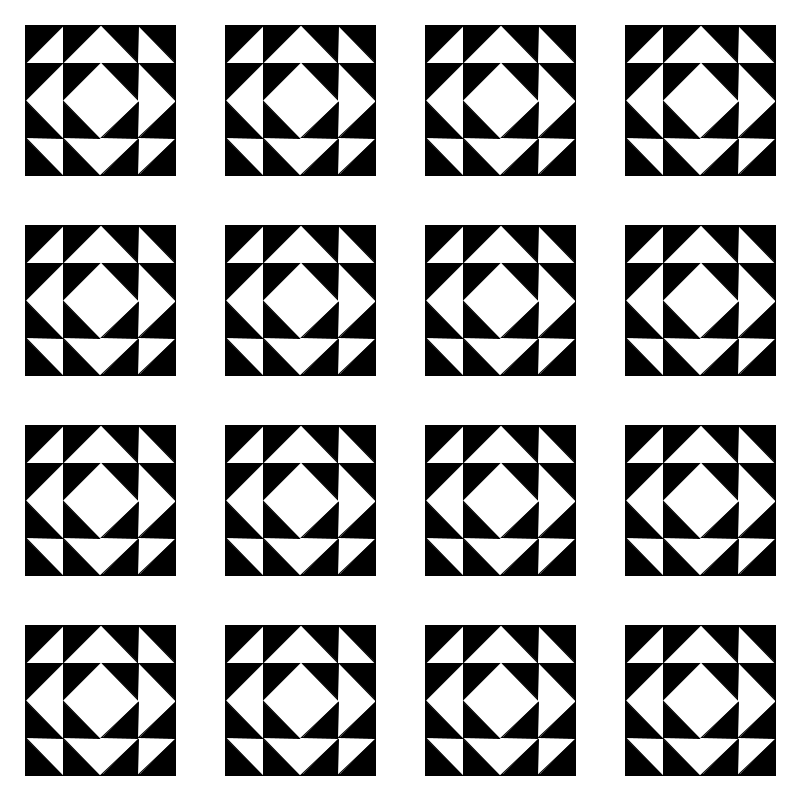
Frame 1 (no input)
Frame 60 (the mouse pressed at the canvas centre just before this capture): identical to frame 1, image omitted
Frame 120 (the mouse held since frame 60 and released just before this capture): identical to frame 1, image omitted

The Processing sketch that drew this single still picture (run headless with seeded random() and noise(); from frame 60 on, the mouse is pressed at the canvas centre):

// Processing sketch: TableroTriangulos
// ── TableroTriangulos.pde
float r;

void setup() {
  size(800, 800);
}

void draw() {
  background(255);

  r++;

  for (int i = 0; i<4; i++) {
    for (int j = 0; j<4; j++) {
      moduloTriangulos(i*200+100, j*200+100, 150);
    }
  }
  
  //popMatrix();
}

void moduloTriangulos(int posX, int posY, int tam) {
  fill(255);
  rectMode(CENTER);
  rect(posX, posY, tam, tam);

  // 4 triangulos sup izquierda
  for (int i=0; i<2; i++) {
    for (int j=0; j<2; j++) {
      trianguloIndividual(i*tam/4+posX-tam/2.7, j*tam/4+posY-tam/2.7, 150, 0);
    }
  }

  // 4 triangulos sup derecha
  for (int i=0; i<2; i++) {
    for (int j=0; j<2; j++) {
      trianguloIndividual(i*tam/4+posX+tam/7.5, j*tam/4+posY-tam/2.7, 150, 90);
    }
  }

  // 4 triangulos inf derecha
  for (int i=0; i<2; i++) {
    for (int j=0; j<2; j++) {
      trianguloIndividual(i*tam/4+posX+tam/7.5, j*tam/4+posY+tam/7.5, 150, 180);
    }
  }

  // 4 triangulos inf izquierda
  for (int i=0; i<2; i++) {
    for (int j=0; j<2; j++) {
      trianguloIndividual(i*tam/4+posX-tam/2.7, j*tam/4+posY+tam/7.5, 150, 270);
    }
  }
}

void trianguloIndividual(float posX, float posY, int tam, float rot) {
  pushMatrix();
  translate(posX, posY);
  rotate(radians(rot));
  fill(0);
  triangle(-tam/8, tam/8, -tam/8, -tam/8, tam/8, -tam/8);
  popMatrix();
}
